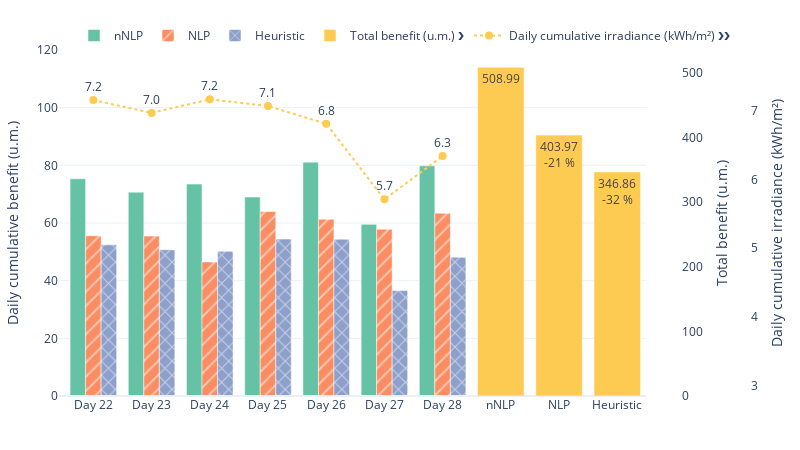

This figure's notebook cell:
### Markdown cell above
## Visualize cumulative benefit per day comparison

Irradiance on right axis as background

### Code cell
def plot_multiaxis_bars_with_scatter(
    dfs: list[pd.DataFrame],
    alt_labels: list[str],
    bar_col: str,
    bar_label: str,
    scatter_col: str | None = None,
    scatter_label: str | None = None,
    special_values: list[float] | None = None,
    special_label: str | None = None,
    color_palette_id: str = "Plotly",
    **kwargs
):
    """
    Create a grouped bar chart with multiple alternatives (left y-axis),
    an additional 'special values' bar group (right y-axis),
    and a scatter overlay for a separate variable.

    Parameters
    ----------
    dfs : list[pd.DataFrame]
        List of DataFrames, one per alternative. Each must have a 'Category' column.
    alt_labels : list[str]
        Labels for each alternative, same length as `dfs`.
    bar_col : str
        Column name for bar heights (shared across alternatives, left y-axis).
    scatter_col : str
        Column name for scatter data (shared categories).
    special_values : list[float]
        List of values (one per alternative) for the special bar group.
    special_label : str
        Label for the special value bars (right y-axis).

    Returns
    -------
    fig : plotly.graph_objects.Figure
        Configured figure.
    """

    assert len(dfs) == len(alt_labels), "dfs, alt_labels, and special_values must have the same length."
    if special_values is not None:
        assert len(dfs) == len(special_values), "dfs, alt_labels, and special_values must have the same length."
    
    kwargs.setdefault("width", 950)
    kwargs.setdefault("height", 550)

    # Combine all dfs with an 'Alternative' column
    df_viz = pd.concat(
        [df.assign(Alternative=alt, Index=df.index) for df, alt in zip(dfs, alt_labels)],
        ignore_index=True
    )
    
    colors = getattr(px.colors.qualitative, color_palette_id)
    
    if str(dfs[0].index.dtype).startswith('datetime64'):
        categories = [f"Day {dt.day+1}" for dt in dfs[0].index]
    else:
        categories = dfs[0].index.astype(str).tolist()

    fig = go.Figure()


    # --- Left y-axis: grouped bars for main variable ---
    for alt_idx, alt in enumerate(alt_labels):
        pat = pattern_shapes[alt_idx % len(pattern_shapes)] if len(pattern_shapes) > 0 else ""
        subdf = df_viz[df_viz["Alternative"] == alt]
        fig.add_trace(
            go.Bar(
                x=categories,
                y=subdf[bar_col],
                name=f"{alt}",
                yaxis="y1",
                marker_pattern_shape=pat,
                marker_pattern_fgcolor="white",
                marker_color=colors[alt_idx],
            )
        )

    # --- Right y-axis: special values (single category) ---
    if special_values is not None and special_label is not None:
        fig.add_trace(
            go.Bar(
                x=alt_labels,
                y=special_values,
                name=f"{special_label} ❯",
                yaxis="y2",
                text = [
                    f"{val:.2f}<br>{((special_values[val_idx] - special_values[0]) / special_values[0] * 100):.0f} %"
                    if val_idx > 0 else f"{val:.2f}<br>"
                    for val_idx, val in enumerate(special_values)
                ],
                textposition="auto",
                marker_color="#FECB52",
            )
        )
    
    # --- Scatter (overlay, left axis or independent choice) ---
    if scatter_col is not None:
        scatter_label = scatter_col if scatter_label is None else scatter_label
        df_scatter = dfs[0]  # use first dataframe for scatter
        fig.add_trace(
            go.Scatter(
                x=categories,
                y=df_scatter[scatter_col],
                mode="markers+lines+text",
                name=f"{scatter_label} ❯❯",
                marker=dict(size=8, color="#FECB52"),
                line=dict(dash="dot", color="#FECB52"),
                yaxis="y3",
                # fill="tozeroy",
                zorder=10,
                text=[f"{val:.1f}" for val in df_scatter[scatter_col]],
                # text_font=dict(color="#FECB52"),
                textposition="top center",
            ),
        )

    yaxis_config = dict()
    if special_values is not None and special_label is not None:
        yaxis_config["yaxis2"] = dict(
            title=f"{special_label}",
            overlaying="y",
            side="right",
            showgrid=False,
            position=0.9,
        )
        
    if scatter_col is not None:
        yaxis_config["yaxis3"] = dict(
            title=f"{scatter_label}",
            overlaying="y",
            side="right",
            position=1,
            showgrid=False,
            range=[min(df_scatter[scatter_col]) * 0.5, max(df_scatter[scatter_col]) * 1.1],
        )

    # --- Layout ---
    fig.update_layout(
        margin=dict(l=50, r=50, t=50, b=50),
        barmode="group",
        # title="Grouped Bars (Left) + Special Bars (Right) + Scatter",
        xaxis=dict(title="", domain=[0.0, 0.85]),
        yaxis=dict(
            title=f"{bar_label}",
            side="left",
            showgrid=True,
            # range=[0, 120]
        ),
        **yaxis_config,
        legend=dict(
            orientation="h",
            yanchor="bottom",
            y=1.0,
            xanchor="center",
            x=0.5,
        ),
        bargap=0.2,
        template="plotly_white",
        **kwargs,
    )

    return fig

fig = plot_multiaxis_bars_with_scatter(
    dfs=daily_sim_dfs,
    alt_labels=alt_labels,
    bar_col="daily_cumulative_net_profit",
    bar_label="Daily cumulative benefit (u.m.)",
    scatter_col="daily_cumulative_I_kWhm2",
    scatter_label="Daily cumulative irradiance (kWh/m²)",
    special_values=[df['cumulative_net_profit'].iloc[-1] for df in daily_sim_dfs],
    special_label="Total benefit (u.m.)",
    color_palette_id="Set2",
    yaxis_range=[0,120],
    height=450,
    width=800
)

fig.show()

### Figure 1 — Plotly figure (JSON) as saved in the notebook; plotly's stock layout.template omitted (floating-point values rounded to 4 significant figures)
{"data": [{"marker": {"color": "rgb(102,194,165)", "pattern": {"fgcolor": "white", "shape": ""}}, "name": "nNLP", "type": "bar", "x": ["Day 22", "Day 23", "Day 24", "Day 25", "Day 26", "Day 27", "Day 28"], "y": [75.34, 70.71, 73.49, 68.99, 81.11, 59.53, 79.83], "yaxis": "y"}, {"marker": {"color": "rgb(252,141,98)", "pattern": {"fgcolor": "white", "shape": "/"}}, "name": "NLP", "type": "bar", "x": ["Day 22", "Day 23", "Day 24", "Day 25", "Day 26", "Day 27", "Day 28"], "y": [55.57, 55.45, 46.47, 63.95, 61.28, 57.85, 63.4], "yaxis": "y"}, {"marker": {"color": "rgb(141,160,203)", "pattern": {"fgcolor": "white", "shape": "x"}}, "name": "Heuristic", "type": "bar", "x": ["Day 22", "Day 23", "Day 24", "Day 25", "Day 26", "Day 27", "Day 28"], "y": [52.42, 50.73, 50.18, 54.43, 54.4, 36.57, 48.12, 0.0], "yaxis": "y"}, {"marker": {"color": "#FECB52"}, "name": "Total benefit (u.m.) ❯", "text": ["508.99<br>", "403.97<br>-21 %", "346.86<br>-32 %"], "textposition": "auto", "type": "bar", "x": ["nNLP", "NLP", "Heuristic"], "y": [509.0, 404.0, 346.9], "yaxis": "y2"}, {"line": {"color": "#FECB52", "dash": "dot"}, "marker": {"color": "#FECB52", "size": 8}, "mode": "markers+lines+text", "name": "Daily cumulative irradiance (kWh/m²) ❯❯", "text": ["7.2", "7.0", "7.2", "7.1", "6.8", "5.7", "6.3"], "textposition": "top center", "type": "scatter", "x": ["Day 22", "Day 23", "Day 24", "Day 25", "Day 26", "Day 27", "Day 28"], "y": [7.151, 6.965, 7.162, 7.066, 6.807, 5.71, 6.339], "yaxis": "y3", "zorder": 10}], "layout": {"bargap": 0.2, "barmode": "group", "height": 450, "legend": {"orientation": "h", "x": 0.5, "xanchor": "center", "y": 1, "yanchor": "bottom"}, "margin": {"b": 50, "l": 50, "r": 50, "t": 50}, "width": 800, "xaxis": {"domain": [0, 0.85], "title": {"text": ""}}, "yaxis": {"range": [0, 120], "showgrid": true, "side": "left", "title": {"text": "Daily cumulative benefit (u.m.)"}}, "yaxis2": {"overlaying": "y", "position": 0.9, "showgrid": false, "side": "right", "title": {"text": "Total benefit (u.m.)"}}, "yaxis3": {"overlaying": "y", "position": 1, "range": [2.855, 7.879], "showgrid": false, "side": "right", "title": {"text": "Daily cumulative irradiance (kWh/m²)"}}}}
